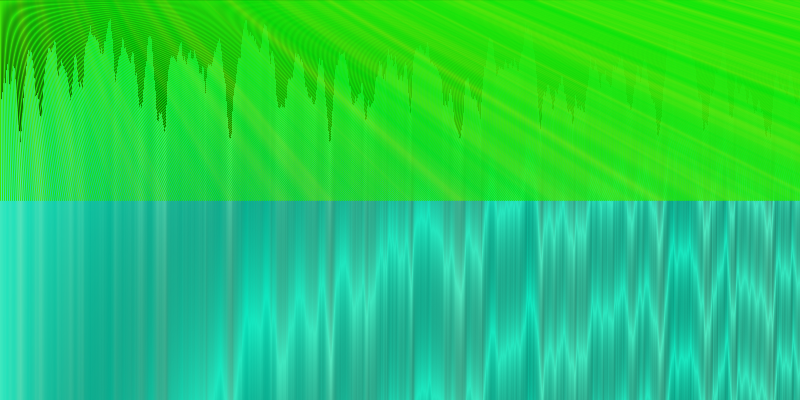
Frame 1 (no input)
Frame 60 (the mouse pressed at the canvas centre just before this capture): identical to frame 1, image omitted
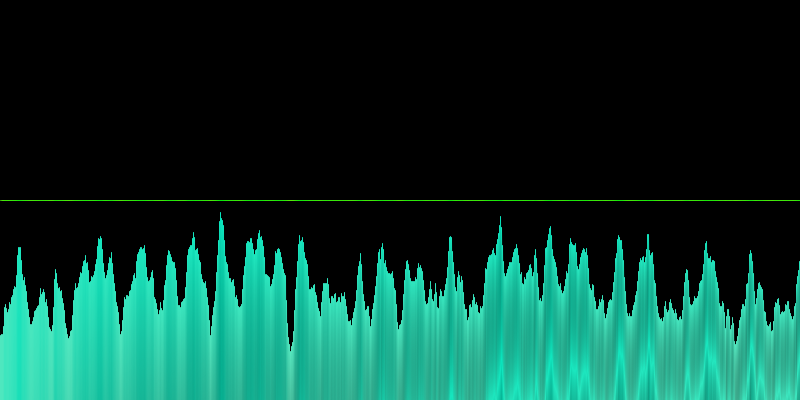
Frame 120 (the mouse held since frame 60 and released just before this capture)

The Processing sketch that drew these frames (run headless with seeded random() and noise(); from frame 60 on, the mouse is pressed at the canvas centre):

// Processing sketch: sketch_231106c
// ── sketch_231106c.pde
float noiseScale = 0.1;

void setup() {
size(800,400);
}

void draw() {
  background(0);
  for (int x=0; x < width; x++) {
    float noiseVal = noise((mouseX+x)*noiseScale, mouseY*noiseScale/2);
    //stroke(noiseVal*105, 108, 51);
    stroke(noiseVal*105, 231, 191);
    line(x, mouseY+noiseVal*180, x*2, height*180);
  }
  
    for (int x=0; x < width; x++) {
    float noiseVal = noise((mouseX+x)*noiseScale, mouseY*noiseScale/2);
    //stroke(noiseVal*105, 108, 51);
    stroke(noiseVal*105, 231, 10);
    line(x, mouseY+noiseVal, x*2, height/2);
  }
}
